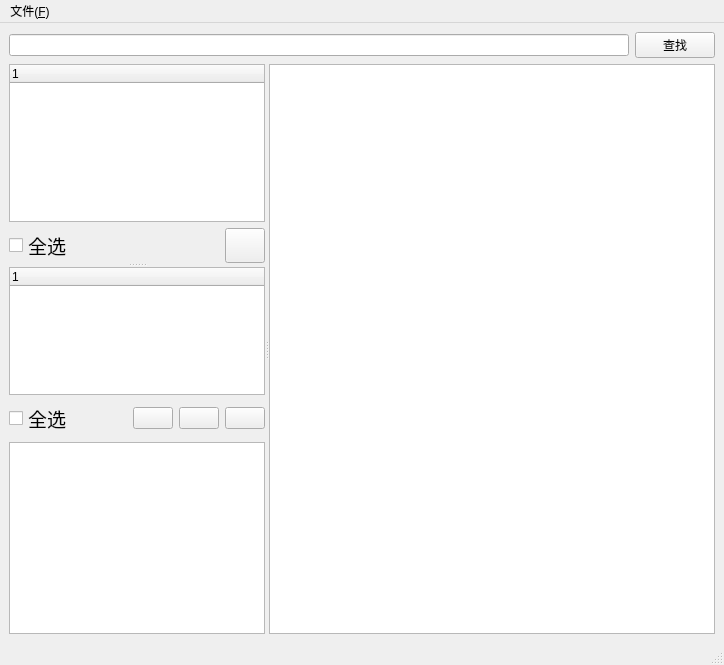
<?xml version="1.0" encoding="UTF-8"?>
<ui version="4.0">
 <class>MainWindow</class>
 <widget class="QMainWindow" name="MainWindow">
  <property name="geometry">
   <rect>
    <x>0</x>
    <y>0</y>
    <width>724</width>
    <height>665</height>
   </rect>
  </property>
  <property name="windowTitle">
   <string>ZDC-Browser, beta-1, by wujianjian</string>
  </property>
  <property name="windowIcon">
   <iconset>
    <normaloff>ico/vw.ico</normaloff>ico/vw.ico</iconset>
  </property>
  <property name="iconSize">
   <size>
    <width>32</width>
    <height>32</height>
   </size>
  </property>
  <widget class="QWidget" name="centralwidget">
   <layout class="QVBoxLayout" name="verticalLayout_3">
    <item>
     <layout class="QHBoxLayout" name="horizontalLayout_3">
      <property name="bottomMargin">
       <number>0</number>
      </property>
      <item>
       <widget class="QLineEdit" name="txt_Find"/>
      </item>
      <item>
       <widget class="QPushButton" name="btn_Find">
        <property name="text">
         <string>查找</string>
        </property>
       </widget>
      </item>
     </layout>
    </item>
    <item>
     <widget class="QSplitter" name="splitter_2">
      <property name="autoFillBackground">
       <bool>true</bool>
      </property>
      <property name="orientation">
       <enum>Qt::Horizontal</enum>
      </property>
      <widget class="QSplitter" name="splitter">
       <property name="sizePolicy">
        <sizepolicy hsizetype="Preferred" vsizetype="Expanding">
         <horstretch>0</horstretch>
         <verstretch>0</verstretch>
        </sizepolicy>
       </property>
       <property name="orientation">
        <enum>Qt::Vertical</enum>
       </property>
       <widget class="QWidget" name="verticalLayoutWidget_2">
        <layout class="QVBoxLayout" name="verticalLayout_2">
         <item>
          <widget class="QTreeWidget" name="midleft">
           <attribute name="headerHighlightSections">
            <bool>true</bool>
           </attribute>
           <column>
            <property name="text">
             <string notr="true">1</string>
            </property>
           </column>
          </widget>
         </item>
         <item>
          <layout class="QHBoxLayout" name="horizontalLayout">
           <item>
            <widget class="QCheckBox" name="cb_Tabelle">
             <property name="font">
              <font>
               <pointsize>14</pointsize>
              </font>
             </property>
             <property name="layoutDirection">
              <enum>Qt::LeftToRight</enum>
             </property>
             <property name="text">
              <string>全选</string>
             </property>
             <property name="checkable">
              <bool>true</bool>
             </property>
             <property name="checked">
              <bool>false</bool>
             </property>
             <property name="tristate">
              <bool>false</bool>
             </property>
            </widget>
           </item>
           <item>
            <spacer name="horizontalSpacer">
             <property name="orientation">
              <enum>Qt::Horizontal</enum>
             </property>
             <property name="sizeHint" stdset="0">
              <size>
               <width>40</width>
               <height>20</height>
              </size>
             </property>
            </spacer>
           </item>
           <item>
            <widget class="QPushButton" name="btn_Update_Tree">
             <property name="sizePolicy">
              <sizepolicy hsizetype="Minimum" vsizetype="Minimum">
               <horstretch>0</horstretch>
               <verstretch>0</verstretch>
              </sizepolicy>
             </property>
             <property name="text">
              <string/>
             </property>
             <property name="icon">
              <iconset>
               <normaloff>ico/ARROW6A.ICO</normaloff>ico/ARROW6A.ICO</iconset>
             </property>
             <property name="iconSize">
              <size>
               <width>32</width>
               <height>32</height>
              </size>
             </property>
            </widget>
           </item>
          </layout>
         </item>
        </layout>
       </widget>
       <widget class="QWidget" name="verticalLayoutWidget">
        <layout class="QVBoxLayout" name="verticalLayout">
         <item>
          <widget class="QTreeWidget" name="botleft">
           <property name="sizePolicy">
            <sizepolicy hsizetype="Expanding" vsizetype="Expanding">
             <horstretch>0</horstretch>
             <verstretch>2</verstretch>
            </sizepolicy>
           </property>
           <column>
            <property name="text">
             <string notr="true">1</string>
            </property>
           </column>
          </widget>
         </item>
         <item>
          <layout class="QHBoxLayout" name="horizontalLayout_2">
           <item>
            <widget class="QCheckBox" name="cb_PR">
             <property name="font">
              <font>
               <pointsize>14</pointsize>
              </font>
             </property>
             <property name="text">
              <string>全选</string>
             </property>
            </widget>
           </item>
           <item>
            <spacer name="horizontalSpacer_2">
             <property name="orientation">
              <enum>Qt::Horizontal</enum>
             </property>
             <property name="sizeHint" stdset="0">
              <size>
               <width>40</width>
               <height>20</height>
              </size>
             </property>
            </spacer>
           </item>
           <item>
            <widget class="QPushButton" name="pushButton_5">
             <property name="text">
              <string/>
             </property>
             <property name="icon">
              <iconset>
               <normaloff>ico/ARROW6C.ICO</normaloff>ico/ARROW6C.ICO</iconset>
             </property>
             <property name="iconSize">
              <size>
               <width>32</width>
               <height>32</height>
              </size>
             </property>
            </widget>
           </item>
           <item>
            <widget class="QPushButton" name="pushButton_6">
             <property name="text">
              <string/>
             </property>
             <property name="icon">
              <iconset>
               <normaloff>ico/ARROW6D.ICO</normaloff>ico/ARROW6D.ICO</iconset>
             </property>
             <property name="iconSize">
              <size>
               <width>32</width>
               <height>32</height>
              </size>
             </property>
            </widget>
           </item>
           <item>
            <widget class="QPushButton" name="btn_Update_PrNr">
             <property name="text">
              <string/>
             </property>
             <property name="icon">
              <iconset>
               <normaloff>ico/ARROW6A.ICO</normaloff>ico/ARROW6A.ICO</iconset>
             </property>
             <property name="iconSize">
              <size>
               <width>32</width>
               <height>32</height>
              </size>
             </property>
            </widget>
           </item>
          </layout>
         </item>
         <item>
          <widget class="QTextEdit" name="textEdit">
           <property name="sizePolicy">
            <sizepolicy hsizetype="Expanding" vsizetype="Expanding">
             <horstretch>0</horstretch>
             <verstretch>0</verstretch>
            </sizepolicy>
           </property>
          </widget>
         </item>
        </layout>
       </widget>
      </widget>
      <widget class="QTextBrowser" name="topright">
       <property name="sizePolicy">
        <sizepolicy hsizetype="Expanding" vsizetype="Expanding">
         <horstretch>2</horstretch>
         <verstretch>0</verstretch>
        </sizepolicy>
       </property>
      </widget>
     </widget>
    </item>
   </layout>
  </widget>
  <widget class="QMenuBar" name="menubar">
   <property name="geometry">
    <rect>
     <x>0</x>
     <y>0</y>
     <width>724</width>
     <height>23</height>
    </rect>
   </property>
   <widget class="QMenu" name="menu">
    <property name="title">
     <string>文件(&amp;F)</string>
    </property>
    <addaction name="openMenu"/>
   </widget>
   <addaction name="menu"/>
  </widget>
  <widget class="QStatusBar" name="statusbar"/>
  <action name="openMenu">
   <property name="text">
    <string>打开(&amp;O)</string>
   </property>
  </action>
 </widget>
 <resources/>
 <connections/>
</ui>
